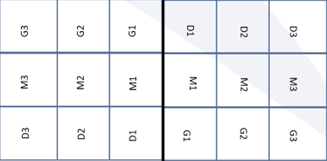
#> input picture image_zones_table.png, 327 x 161 px
$ jupyter execute --allow-errors code_preliminaire.ipynb
#> lines starting #> are read from the running program, lines starting #| are printed output that depends on the picture
[cell 1]
import numpy as np
import matplotlib.pyplot as plt
import csv
from PIL import Image, ImageDraw, ImageGrab
import colorsys
import time
import moviepy.editor as mpe
import cv2
import json
import os


from config import chemin_pipeline, chemin_tt_espace

[cell 2]
dossier="2024_ChMondeEquipe_Busan"
nom_match='FAN-ZHENDONG_vs_ALEXIS-LEBRUN'
#> (the rest of this cell did not finish here and is left out)

#> (a cell that did not finish here is left out)

#> (a cell that did not finish here is left out)

Il y a certains fichiers csv annotation enrichie qui contiennent une ligne supplémentaire 'probleme_annotation'.
J'introduis donc une constante qui vaut 1 si cette ligne existe de telle sorte à décaler les indices de 1 cran à partir du 28ème attribut.

#> (a cell that did not finish here is left out)

Carte de densité rebond balle

[cell 6]
zones_reb_jA=[]
zones_reb_jB=[]
#> (the rest of this cell did not finish here and is left out)

[cell 7]
zones=[0]*18 # de 1 à 18, numérotées de gauche à droite, du haut vers le bas
for i in range(len(zones_reb_jB)):
    if zones_reb_jB[i]=='d1':
        zones[6]+=1
    elif zones_reb_jB[i]=='d2':
        zones[3]+=1
    elif zones_reb_jB[i]=='d3':
        zones[0]+=1
    elif zones_reb_jB[i]=='m1':
        zones[7]+=1
    elif zones_reb_jB[i]=='m2':
        zones[4]+=1
    elif zones_reb_jB[i]=='m3':
        zones[1]+=1
    elif zones_reb_jB[i]=='g1':
        zones[8]+=1
    elif zones_reb_jB[i]=='g2':
        zones[5]+=1
    else:
        zones[2]+=1
for i in range(len(zones_reb_jA)):
    if zones_reb_jA[i]=='d1':
        zones[11]+=1
    elif zones_reb_jA[i]=='d2':
        zones[14]+=1
    elif zones_reb_jA[i]=='d3':
        zones[17]+=1
    elif zones_reb_jA[i]=='m1':
        zones[10]+=1
    elif zones_reb_jA[i]=='m2':
        zones[13]+=1
    elif zones_reb_jA[i]=='m3':
        zones[16]+=1
    elif zones_reb_jA[i]=='g1':
        zones[9]+=1
    elif zones_reb_jA[i]=='g2':
        zones[12]+=1
    else:
        zones[15]+=1

print('nb de rebonds par zones :', zones)

[cell 8]
im_table=Image.open("image_zones_table.png").convert('RGB')
px_table=im_table.load()
W, h=im_table.size
#> W = 327; h = 161

[cell 9]
im_table_coloriee=im_table.copy()
liste=[0,0,0,1,1,1,2,2,2,3,3,3,4,4,4,5,5,5]
#> (the rest of this cell did not finish here and is left out)

Zones de rebond suite à un service

[cell 10]
zones_reb1_jA=[]
zones_reb1_jB=[]
zones1=[0]*18

#> (the rest of this cell did not finish here and is left out)

[cell 11]
im_table_jA=im_table.copy()
im_table_jB=im_table.copy()

#> (the rest of this cell did not finish here and is left out)

Lieu du dernier rebond (rebond de balle qui rapporte un point)

[cell 12]
liste1=[]
liste2=[]
liste3=[]
compteur_gagne=0

#> (the rest of this cell did not finish here and is left out)

[cell 13]
rebonds=[]
#> (the rest of this cell did not finish here and is left out)

[cell 14]
zones_pt_gagne=[0]*18
for i in range(len(rebonds)):
    if rebonds[i][1]=='d1' and rebonds[i][0]==joueurB:
        zones_pt_gagne[6]+=1
    elif rebonds[i][1]=='d2' and rebonds[i][0]==joueurB:
        zones_pt_gagne[3]+=1
    elif rebonds[i][1]=='d3' and rebonds[i][0]==joueurB:
        zones_pt_gagne[0]+=1
    elif rebonds[i][1]=='m1' and rebonds[i][0]==joueurB:
        zones_pt_gagne[7]+=1
    elif rebonds[i][1]=='m2' and rebonds[i][0]==joueurB:
        zones_pt_gagne[4]+=1
    elif rebonds[i][1]=='m3' and rebonds[i][0]==joueurB:
        zones_pt_gagne[1]+=1
    elif rebonds[i][1]=='g1' and rebonds[i][0]==joueurB:
        zones_pt_gagne[8]+=1
    elif rebonds[i][1]=='g2' and rebonds[i][0]==joueurB:
        zones_pt_gagne[5]+=1
    elif rebonds[i][1]=='g3' and rebonds[i][0]==joueurB:
        zones_pt_gagne[2]+=1
    elif rebonds[i][1]=='d1' and rebonds[i][0]==joueurA:
        zones_pt_gagne[11]+=1
    elif rebonds[i][1]=='d2' and rebonds[i][0]==joueurA:
        zones_pt_gagne[14]+=1
    elif rebonds[i][1]=='d3' and rebonds[i][0]==joueurA:
        zones_pt_gagne[17]+=1
    elif rebonds[i][1]=='m1' and rebonds[i][0]==joueurA:
        zones_pt_gagne[10]+=1
    elif rebonds[i][1]=='m2' and rebonds[i][0]==joueurA:
        zones_pt_gagne[13]+=1
    elif rebonds[i][1]=='m3' and rebonds[i][0]==joueurA:
        zones_pt_gagne[16]+=1
    elif rebonds[i][1]=='g1' and rebonds[i][0]==joueurA:
        zones_pt_gagne[9]+=1
    elif rebonds[i][1]=='g2' and rebonds[i][0]==joueurA:
        zones_pt_gagne[12]+=1
    elif rebonds[i][1]=='g3' and rebonds[i][0]==joueurA:
        zones_pt_gagne[15]+=1

sum=0
for i in range(len(zones_pt_gagne)):
    sum+=zones_pt_gagne[i]

print('nb de rebonds menant à pt gagnant par zone:', zones_pt_gagne)
print('nb de rebonds menant à pt gagnant :',sum)

[cell 15]
im_table_jA_gagne=im_table.copy()
im_table_jB_gagne=im_table.copy()

for i in range (9):
    for l in range(55):
        for L in range(56):
            im_table_jB_gagne.putpixel([L+54*liste[i],l+((i+2)%3) *53],(255,63*(4-zones_pt_gagne[i]),63*(4-zones_pt_gagne[i])))
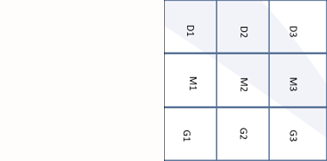
#> im_table_jB_gagne: PIL image 327x161 RGB; mean R, G, B 246, 245.4, 247.6
for i in range (h):
    im_table_jB_gagne.putpixel([163,i],(0,0,0))

#> (the rest of this cell did not finish here and is left out)

Position joueur-balle à chaque coup

[cell 16]
im_table_env=Image.open("environnement_demie_table.png").convert('RGB')
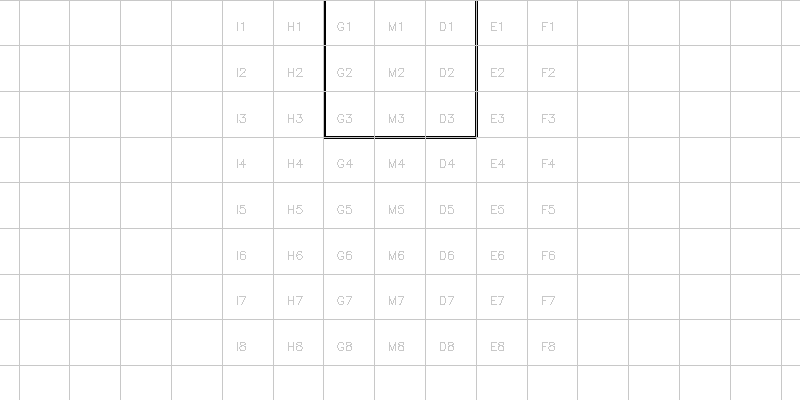
#> input picture environnement_demie_table.png, 800 x 400 px
#> im_table_env is the input picture: PIL image 800x400 RGB; min 0, max 255, mean 251.6
W_im_env, h_im_env=im_table_env.size
#> W_im_env = 800; h_im_env = 400

[cell 17]
plt.imshow(im_table_env)
plt.axis('off')
print(W_im_env,h_im_env)
#| 800 400
